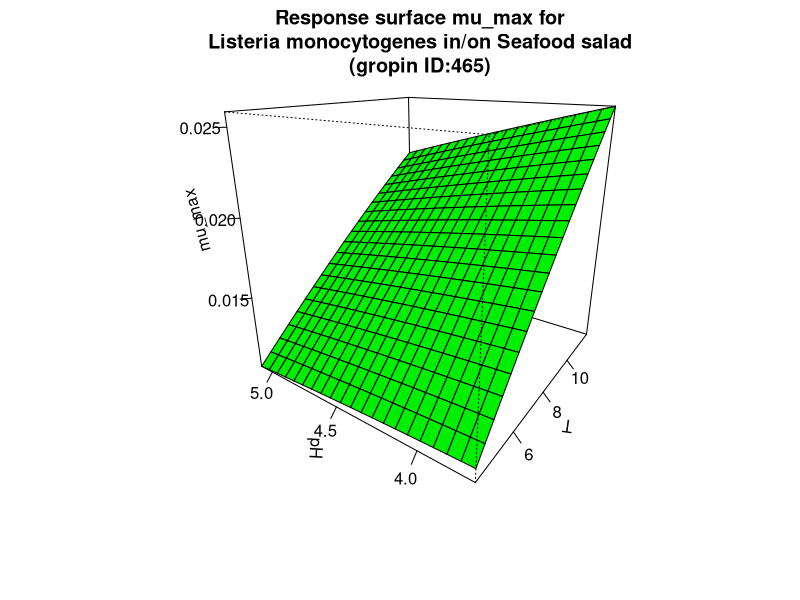

Generate this figure with R:
#############################
# start of Parameter script
#############################
T <- seq(4.004,11.988011988012,length.out=21)
pH <- seq(3.7037,5.0949050949051,length.out=21)
#############################
# end of Parameter script
#############################
############################# 
# start of Model script Gropin ID 465 
#############################
 
# constant coefficients for this model
 
variables <- data.frame(T,pH)
argumentsPar <- expand.grid(variables)
 
# heart of the model
response_surface <- function(T,pH) {
   mumax <-(-0.00313+0.00338*T+0.00214*pH-0.00031*T*pH-0.000024*(T^2)-0.000169*(pH^2))

return(mumax=mumax)
} 

# output parameters
mumax <- cbind(argumentsPar,response_surface(argumentsPar['T'],argumentsPar['pH']))
colnames(mumax) <- c(colnames(argumentsPar),'mumax')
#############################
# End of Model script
#############################
############################# 
# start of Visualisation script Gropin ID 465 
#############################
persp(T,pH,matrix(unlist(mumax$mumax),nrow=21),col = 'green',xlab='T',ylab='pH',zlab='mu_max',main='Response surface mu_max for
Listeria monocytogenes in/on Seafood salad
(gropin ID:465)',theta=305,phi=20,shade=0.25,ticktype = 'detailed')
#############################
# End of Visualisation script
#############################
